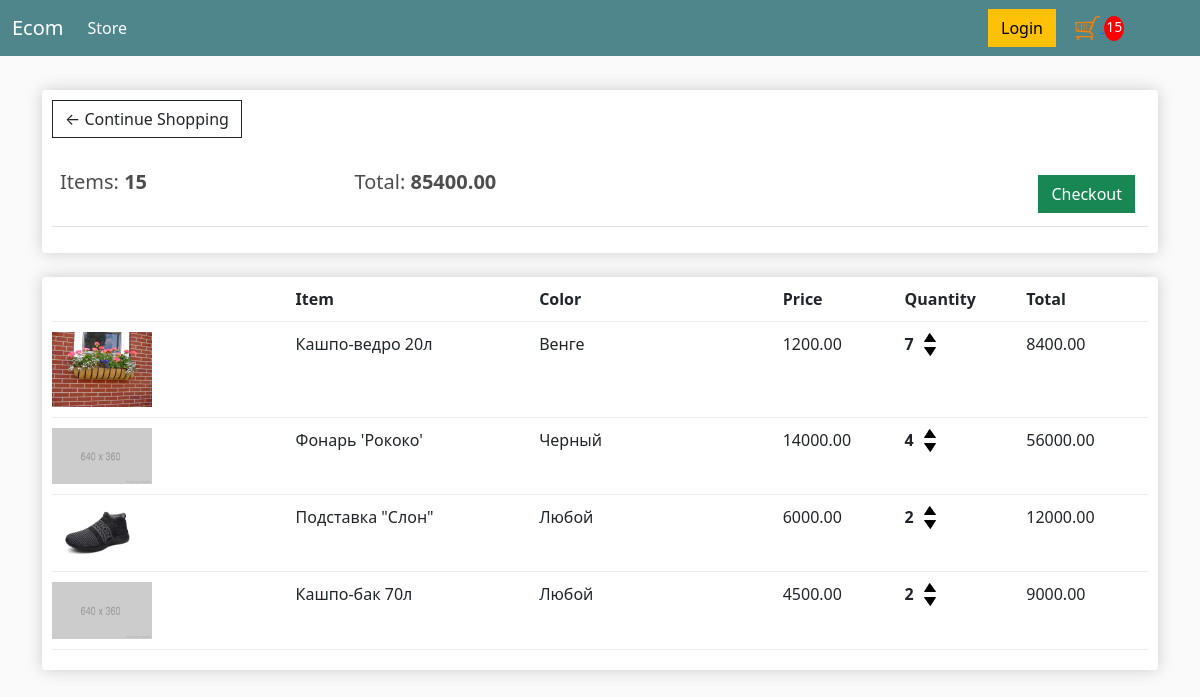
The app's page /cart/ (signed in), older data.
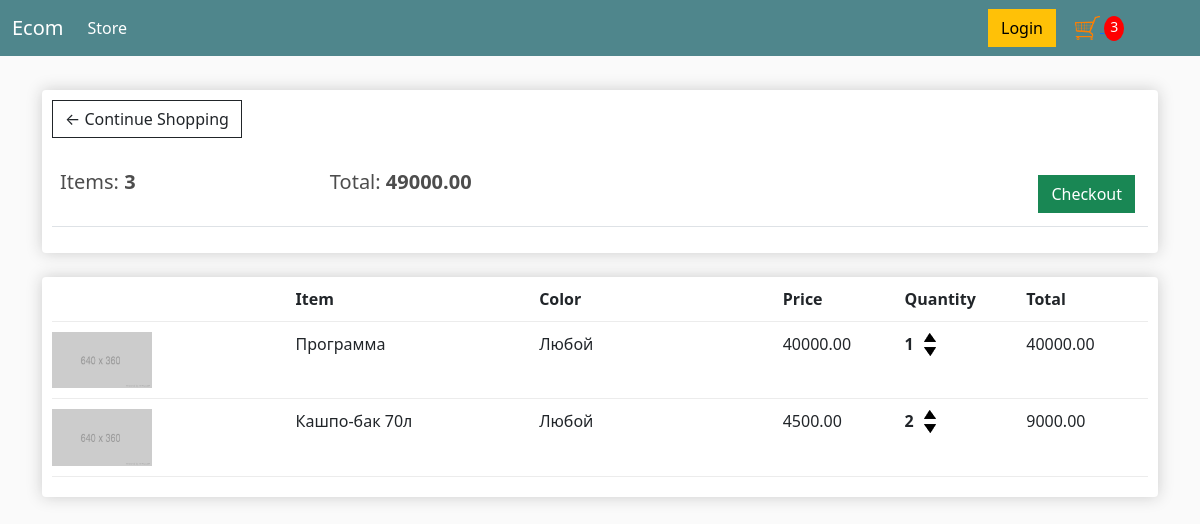
The same page, newer data.
### store/models.py (models this page shows, shortened)
class Order(models.Model):
    customer = models.ForeignKey(Customer, on_delete=models.SET_NULL, null=True, blank=True)
    date_ordered = models.DateTimeField(auto_now_add=True)
    complete = models.BooleanField(default=False)
    transaction_id = models.CharField(max_length=100, null=True)
    @property
    def get_cart_total(self):
        orderitems = self.orderitem_set.all()
        total = sum([item.get_total for item in orderitems])
        return total
    @property
    def get_cart_items(self):
        orderitems = self.orderitem_set.all()
        total = sum([item.quantity for item in orderitems])
        return total

class OrderItem(models.Model):
    product = models.ForeignKey(Product, on_delete=models.SET_NULL, null=True)
    order = models.ForeignKey(Order, on_delete=models.SET_NULL, null=True)
    quantity = models.IntegerField(default=0, null=True, blank=True)
    date_added = models.DateTimeField(auto_now_add=True)
    color = models.CharField(max_length=100, null=True,blank=True)
    @property
    def get_total(self):
        total = self.product.price * self.quantity
        return total

class Product(models.Model):
    name = models.CharField(max_length=200)
    price = models.FloatField()
    description = models.CharField(max_length=200,null=True, blank=True)
    is_active = models.BooleanField(default=False)
    image = models.ImageField(null=True, blank=True)
    category = models.ForeignKey(Category, on_delete=models.PROTECT)
    digital = models.BooleanField(default=False,null=True,blank=False)
    @property
    def imageURL(self):
        try:
            url = self.image.url
        except:
            url='../../img/placeholder.png'
        return url

### store/views.py (the view)
# urls.py: path('cart/', cart, name='cart'),
def cart(request):
    if request.user.is_authenticated:
        customer = request.user.customer
        print(customer)
        order, created = Order.objects.get_or_create(customer=customer, complete=False)
        items = order.orderitem_set.all()
        cartItems = order.get_cart_items
    else:
        items = []
        order = {'get_cart_total':0, 'get_cart_items':0} # Это для вывода в шаблон для
        cartItems = order['get_cart_items']
    context = {'items': items, 'order': order, 'cartItems': cartItems, 'shipping': False}
    return render(request,'store/cart.html',context)

### store/models.py (called while the page is built)
    def __str__(self):
        return self.name

### store/templates/store/cart.html
{% extends 'store/main.html' %}
{% load static %}
{% block content %}
   <div class="row">
		<div class="col-lg-12">
			<div class="box-element">
				<a  class="btn btn-outline-dark" href="{% url 'store' %}">&#x2190; Continue Shopping</a>
				<br>
				<br>
				<table class="table">
					<tr>
						<th><h5>Items: <strong>{{ order.get_cart_items }}</strong></h5></th>
						<th><h5>Total:<strong> {{ order.get_cart_total|floatformat:2 }}</strong></h5></th>
						<th>
							<a  style="float:right; margin:5px;" class="btn btn-success" href="{% url 'checkout' %}">Checkout</a>
						</th>
					</tr>
				</table>
			</div>
			<br>
			<div class="box-element">
				<div class="cart-row">
					<div style="flex:2"></div>
					<div style="flex:2"><strong>Item</strong></div>
					<div style="flex:2"><strong>Color</strong></div>
					<div style="flex:1"><strong>Price</strong></div>
					<div style="flex:1"><strong>Quantity</strong></div>
					<div style="flex:1"><strong>Total</strong></div>
				</div>
                {% for i in items %}
				<div class="cart-row">
					<div style="flex:2"><img class="row-image" src="{{ i.product.imageURL }}"></div>
					<div style="flex:2"><p>{{ i.product.name }}</p></div>
					<div style="flex:2"><p>{{ i.color }}</p></div>
					<div style="flex:1"><p>{{ i.product.price|floatformat:2 }}</p></div>
					<div style="flex:1" class="block-quantity">
						<span class="quantity item-quantity">{{ i.quantity }}</span>
						<div class="quantity img-quantity" >
							<img class="chg-quantity update-cart" data-product ='{{ i.product.id }}' data-action="add" data-color="{{ i.color }}"
								 src="{% static  'img/arrow-up.png' %}">
							<img class="chg-quantity update-cart" data-product ='{{ i.product.id }}' data-action="remove" data-color="{{ i.color }}"
								 src="{% static  'img/arrow-down.png' %}">
						</div>
					</div>
					<div style="flex:1"><p>{{ i.get_total|floatformat:2 }}</p></div>
				</div>
				{% endfor %}
			</div>
		</div>
	</div>
{% endblock content %}

Row changes from the older to the newer data that the page shows:
removed OrderItem: product.imageURL (picture), product.name "Кашпо-ведро 20л", color "Венге", product.price "1200.00", quantity "7", get_total "8400.00"
removed OrderItem: product.name "Фонарь 'Рококо'", color "Черный", product.price "14000.00", quantity "4", get_total "56000.00"
removed OrderItem: product.imageURL (picture), product.name "Подставка \"Слон\"", color "Любой", product.price "6000.00", quantity "2", get_total "12000.00"
computed for Order: get_cart_items "15" → "3"; get_cart_total "85400.00" → "49000.00"
added OrderItem: product.name "Программа", color "Любой", product.price "40000.00", quantity "1", get_total "40000.00"
Text that changed along with them:
{{ cartItems }}: "15" → "3"
